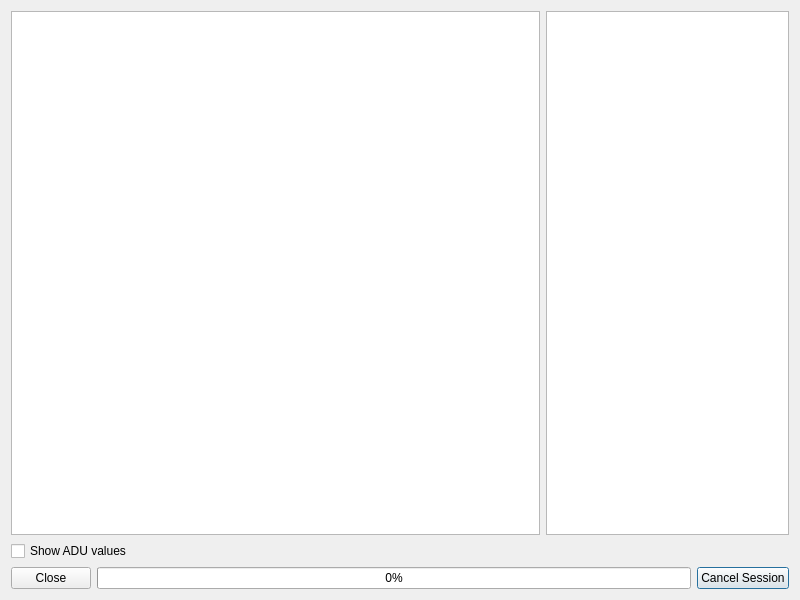
<?xml version="1.0" encoding="UTF-8"?>
<ui version="4.0">
 <class>Dialog</class>
 <widget class="QDialog" name="Dialog">
  <property name="windowModality">
   <enum>Qt::NonModal</enum>
  </property>
  <property name="geometry">
   <rect>
    <x>0</x>
    <y>0</y>
    <width>800</width>
    <height>600</height>
   </rect>
  </property>
  <property name="sizePolicy">
   <sizepolicy hsizetype="MinimumExpanding" vsizetype="MinimumExpanding">
    <horstretch>0</horstretch>
    <verstretch>0</verstretch>
   </sizepolicy>
  </property>
  <property name="minimumSize">
   <size>
    <width>800</width>
    <height>600</height>
   </size>
  </property>
  <property name="windowTitle">
   <string>Dialog</string>
  </property>
  <property name="modal">
   <bool>true</bool>
  </property>
  <layout class="QGridLayout" name="gridLayout">
   <item row="2" column="4" rowspan="2">
    <widget class="QPushButton" name="cancelButton">
     <property name="text">
      <string>Cancel Session</string>
     </property>
    </widget>
   </item>
   <item row="3" column="2">
    <spacer name="horizontalSpacer">
     <property name="orientation">
      <enum>Qt::Horizontal</enum>
     </property>
     <property name="sizeHint" stdset="0">
      <size>
       <width>448</width>
       <height>20</height>
      </size>
     </property>
    </spacer>
   </item>
   <item row="0" column="0" colspan="3">
    <widget class="QListWidget" name="consoleList">
     <property name="showDropIndicator" stdset="0">
      <bool>false</bool>
     </property>
     <property name="selectionMode">
      <enum>QAbstractItemView::NoSelection</enum>
     </property>
    </widget>
   </item>
   <item row="2" column="0" rowspan="2">
    <widget class="QPushButton" name="closeButton">
     <property name="text">
      <string>Close</string>
     </property>
    </widget>
   </item>
   <item row="3" column="3">
    <spacer name="horizontalSpacer_2">
     <property name="orientation">
      <enum>Qt::Horizontal</enum>
     </property>
     <property name="sizeHint" stdset="0">
      <size>
       <width>150</width>
       <height>20</height>
      </size>
     </property>
    </spacer>
   </item>
   <item row="0" column="3" colspan="2">
    <widget class="QTableView" name="sessionTable">
     <property name="sizeAdjustPolicy">
      <enum>QAbstractScrollArea::AdjustToContents</enum>
     </property>
     <property name="editTriggers">
      <set>QAbstractItemView::NoEditTriggers</set>
     </property>
     <property name="tabKeyNavigation">
      <bool>false</bool>
     </property>
     <property name="showDropIndicator" stdset="0">
      <bool>false</bool>
     </property>
     <property name="dragDropOverwriteMode">
      <bool>false</bool>
     </property>
     <property name="selectionMode">
      <enum>QAbstractItemView::NoSelection</enum>
     </property>
     <attribute name="horizontalHeaderMinimumSectionSize">
      <number>30</number>
     </attribute>
     <attribute name="horizontalHeaderDefaultSectionSize">
      <number>30</number>
     </attribute>
     <attribute name="horizontalHeaderStretchLastSection">
      <bool>true</bool>
     </attribute>
     <attribute name="verticalHeaderVisible">
      <bool>false</bool>
     </attribute>
     <attribute name="verticalHeaderHighlightSections">
      <bool>false</bool>
     </attribute>
    </widget>
   </item>
   <item row="2" column="1" rowspan="2" colspan="3">
    <widget class="QProgressBar" name="progressBar">
     <property name="value">
      <number>0</number>
     </property>
    </widget>
   </item>
   <item row="1" column="0" colspan="3">
    <widget class="QCheckBox" name="showADUs">
     <property name="text">
      <string>Show ADU values</string>
     </property>
    </widget>
   </item>
  </layout>
 </widget>
 <resources/>
 <connections/>
</ui>
